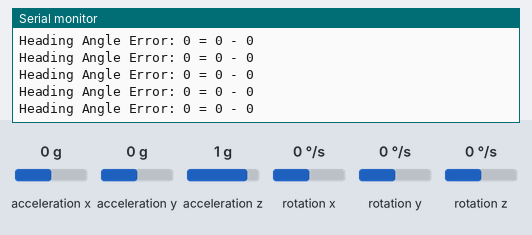
A sketch run on a simulated Arduino Uno, built with avr-gcc and run on an emulated ATmega328P. On the bench: the last lines printed to the serial monitor. The test bench sets the inputs (shaded band); at power-on: acceleration x 0 g, acceleration y 0 g, acceleration z 1 g, rotation x 0 °/s, rotation y 0 °/s, rotation z 0 °/s.

Above: at 1.2 s.
1.3 s: acceleration x set to -0.2 g
At 2.0 s:
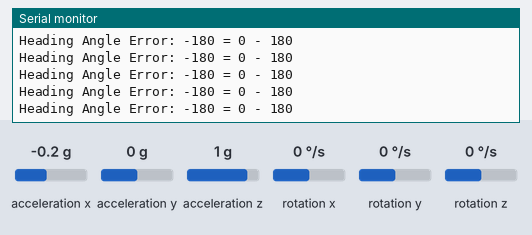
10.3 s: acceleration y set to -0.2 g
At 11.0 s:
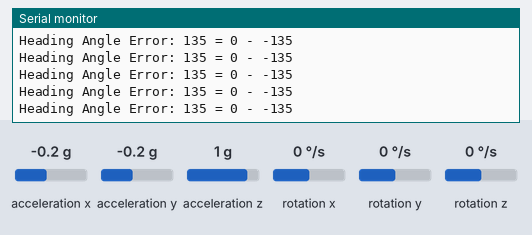
13.3 s: acceleration y set to 0.1 g
At 14.2 s:
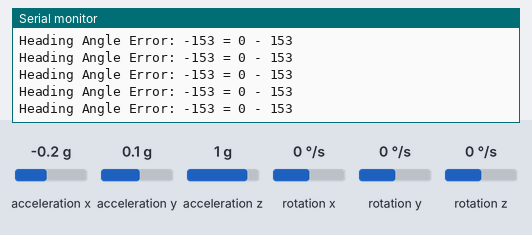
Timing chart, 0 to 15.8 s (numbered marks = the images above; inputs shaded):
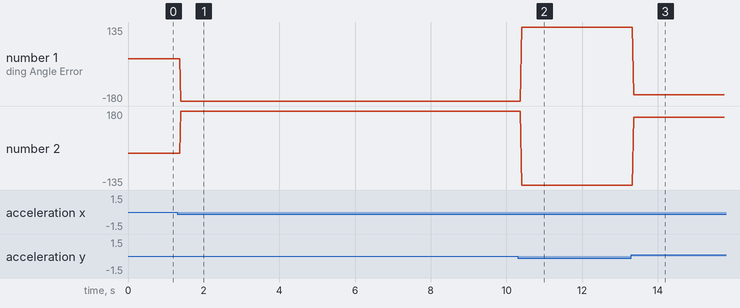

The sketch:

mission_flag.ino
```cpp
#include <Wire.h>
#include <LSM303.h>

LSM303 compass;


#define NO_MISSION 4
int read_line_sensor();
void read_sonar_sensor();
void line_following(int line_index);
void obstacle_avoidance();
void read_imu_sensor();
void motor_L_control(int speed);
void motor_R_control(int speed);
void imu_rotation();

int front_sonar = 0;
int right_sonar = 0;
int left_sonar = 0;
int heading_angle_error = 0;
int target_heading_angle = 0;
int heading_angle = 0;
bool mission_flag[NO_MISSION] = {-1, -1, -1, -1};

void setup()
{
  Serial.begin(9600);
  Wire.begin();
  compass.init();

  compass.enableDefault();

  compass.m_min = (LSM303::vector<int16_t>){-32767, -32767, -32767};
  compass.m_max = (LSM303::vector<int16_t>){+32767, +32767, +32767};
}

void loop()
{
  int line_index = -10;

  line_index = read_line_sensor();

  mission_flag[0] = 0;

  if (mission_flag[0] == 0)
  {
    read_sonar_sensor();
    if (front_sonar < 200)
    {
      mission_flag[0] = 1;
      mission_flag[1] = 0;
    }
    else if ((line_index == 0) && (right_sonar <= 100) && (left_sonar <= 100))
    {
      mission_flag[2] = 0;
    }
    else
    {
      line_following(line_index);
    }
  }

  if (mission_flag[1] == 0)
  {
    obstacle_avoidance();
    mission_flag[1] = 1;
  }

  imu_rotation();
}

void imu_rotation()
{
  #define THRESHOLD_ANGLE1 15
  #define THRESHOLD_ANGLE2 7

  bool flag = true;
  int rotation_angle = 0;
  while(flag)
  {
    read_imu_sensor();


    heading_angle_error = target_heading_angle - heading_angle;

    if (heading_angle_error > 180)
    {
      heading_angle_error -= 360;
    }
    else if (heading_angle_error < -180)
    {
      heading_angle_error += 360;
    }

    Serial.print("Heading Angle Error: ");
    Serial.print(heading_angle_error);
    Serial.print(" = ");
    Serial.print(target_heading_angle);
    Serial.print(" - ");
    Serial.println(heading_angle);


    if (heading_angle_error > THRESHOLD_ANGLE1)
    {
      motor_L_control(-70);
      motor_R_control(60);
    }
    else if ((heading_angle_error >= THRESHOLD_ANGLE2) && (heading_angle_error < THRESHOLD_ANGLE1))
    {
      motor_L_control(-40);
      motor_R_control(40);
    }
    else if ((heading_angle_error >= -THRESHOLD_ANGLE2) && (heading_angle_error < THRESHOLD_ANGLE2)) {
      motor_L_control(0);
      motor_R_control(0);
      rotation_angle += abs(heading_angle_error);
      if (rotation_angle >= 90)
      {
        flag = false;
      }
    }
    else if ((heading_angle_error >= -THRESHOLD_ANGLE1) && (heading_angle_error <= -THRESHOLD_ANGLE2))
    {
      motor_L_control(70);
      motor_R_control(-70);
    }
    else
    {
      motor_L_control(70);
      motor_R_control(-70);
    }
  }
}

int read_line_sensor()
{
  return 0;
}

void read_sonar_sensor()
{

}

void line_following(int line_index)
{

}

void obstacle_avoidance()
{

}

void read_imu_sensor()
{
  compass.read();
  float accel_x = compass.a.x;
  float accel_y = compass.a.y;
  float accel_z = compass.a.z;


  heading_angle = atan2(accel_y, accel_x) * (180 / PI);
}

void motor_L_control(int speed)
{

}

void motor_R_control(int speed)
{

}
```

Heading.ino
```cpp

```

i2c_scanner.ino
```cpp

```

Measured:
- after the input at 1.3 s, the serial monitor: prints a new line after 0.10 s (image 1)
- after the input at 10.3 s, the serial monitor: prints a new line after 0.10 s (image 2)
- after the input at 13.3 s, the serial monitor: prints a new line after 0.07 s (image 3)
- plotted number 1: 0 → -180 after the input at 1.3 s, -180 → 135 after the input at 10.3 s, 135 → -153 after the input at 13.3 s
- plotted number 2: 0 → 180 after the input at 1.3 s, 180 → -135 after the input at 10.3 s, -135 → 153 after the input at 13.3 s
